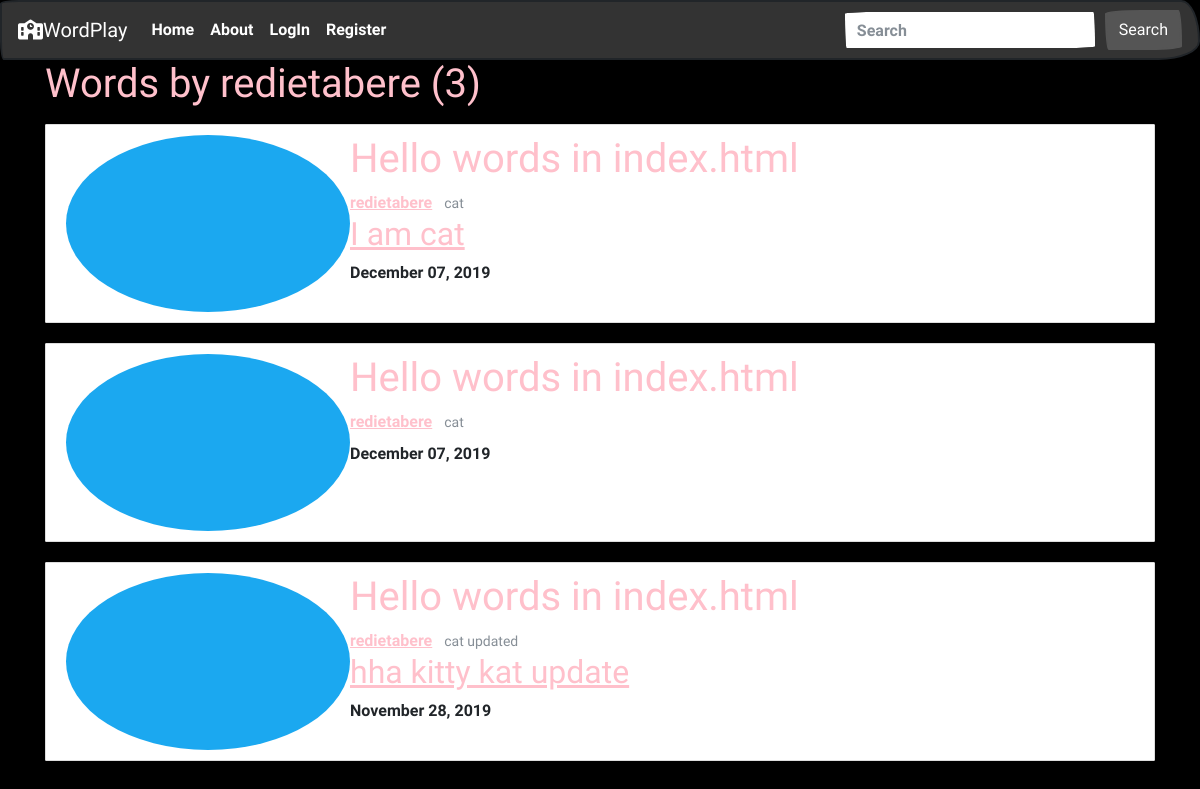
/player/redietabere, run on an earlier commit of the app's database.
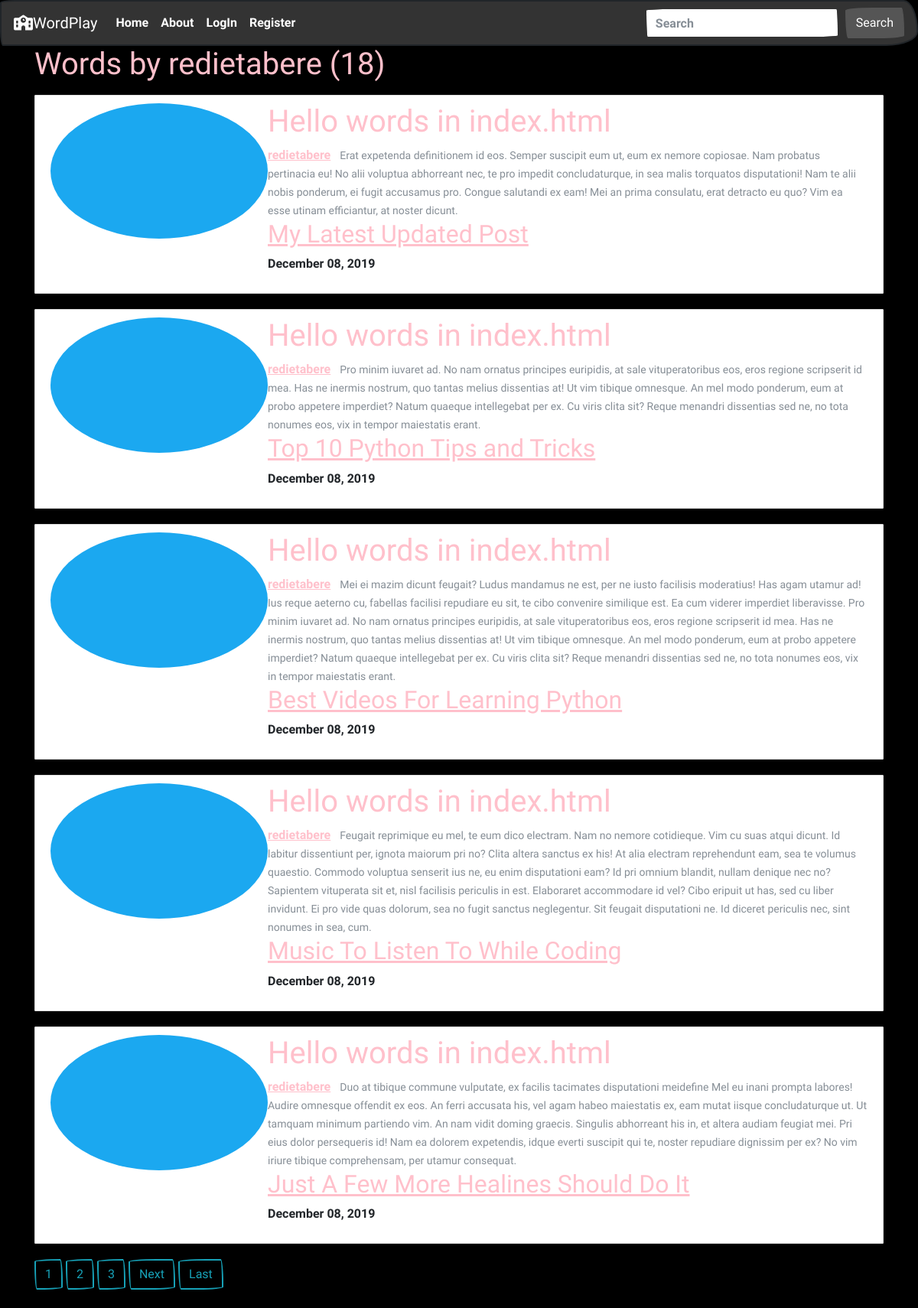
And on a later commit of the database.
### words/models.py (models this page shows, shortened)
class Words(models.Model):
    noun = models.CharField(max_length=100)
    define = models.TextField()
    date_posted = models.DateTimeField(default=timezone.now)
    player = models.ForeignKey(User, on_delete=models.CASCADE)

### accounts/models.py (models this page shows, shortened)
class Profile(models.Model):
    user = models.OneToOneField(User, on_delete=models.CASCADE)
    image = models.ImageField(default='default.jpg', upload_to='profile_pics')

### words/views.py (the view)
# urls.py: path('player/<str:username>', PlayerWordListView.as_view(), name='player-words'),
class PlayerWordListView(ListView):
    model = Words
    template_name = 'words/player_words.html'
    context_object_name = 'vocab'
    ordering = ['-date_posted'] # newst post to oldest post
    paginate_by = 5
    def get_queryset(self):
        user = get_object_or_404(User, username=self.kwargs.get('username'))
        return Words.objects.filter(player=user).order_by('-date_posted')

### words/templates/words/player_words.html (shortened to what this page needs)
{% extends "words/base.html" %}
{% block content %}
<h1 class="mb-3">Words by {{ view.kwargs.username}} ({{ page_obj.paginator.count }})</h1>
{% for voc in vocab %}
<article class="media content-section">
    <img class="rounded-circle" src="{{ voc.player.profile.image.url }}" alt="">
    <div class="media-body">
        <div class="article-metadata">
            <h1>Hello words in index.html</h1>
          <a class="mr-2" href="{% url 'player-words' voc.player.username %}">{{ voc.player }}</a>
          <small class="text-muted">{{ voc.noun }}</small>
        </div>
    <h2><a class="article-title" href="{% url 'words-detail' voc.id %}">{{ voc.define }}</a></h2>
    <p class="article-content">{{ voc.date_posted|date:"F d, Y" }}</p>
    </div>
</article>
{% endfor %}
{% if is_paginated %}
    {% for num in page_obj.paginator.page_range %}
        {% if page_obj.number == num %}
            <a class="btn btn-outline-info mb-4" href="?page={{ num }}">{{ num }}</a>
        {% elif num > page_obj.number|add:'-3' and num < page_obj.number|add:'3' %}
            <a class="btn btn-outline-info mb-4" href="?page={{ num }}">{{ num }}</a>
        {% endif %}
    {% endfor %}
    {% if page_obj.has_next %}
        <a class="btn btn-outline-info mb-4" href="?page={{ page_obj.next_page_number }}">Next</a>
        <a class="btn btn-outline-info mb-4" href="?page={{ page_obj.paginator.num_pages }}">Last</a>
    {% endif %}
{% endif %}
{% endblock content %}

What changed in the data, as far as the page shows it:
no longer on this page (row unchanged): Words: player.profile.image (placeholder picture), player "redietabere", noun "cat", define "I am cat", date_posted "December 07, 2019"
no longer on this page (row unchanged): Words: player.profile.image (placeholder picture), player "redietabere", noun "cat", date_posted "December 07, 2019"
no longer on this page (row unchanged): Words: player.profile.image (placeholder picture), player "redietabere", noun "cat updated", define "hha kitty kat update", date_posted "November 28, 2019"
added Words: player.profile.image (placeholder picture), player "redietabere", noun "Erat expetenda definitionem id eos. Semper suscipit eum ut, eum ex nemore copiosae. Nam probatus pertinacia eu! No alii voluptua abhorreant nec, te pro impedit concludaturque, in sea malis torquatos disputationi! Nam te alii nobis ponderum, ei fugit accusamus pro. Congue salutandi ex eam! Mei an prima consulatu, erat detracto eu quo? Vim ea esse utinam efficiantur, at noster dicunt.", define "My Latest Updated Post", date_posted "December 08, 2019"
added Words: player.profile.image (placeholder picture), player "redietabere", noun "Pro minim iuvaret ad. No nam ornatus principes euripidis, at sale vituperatoribus eos, eros regione scripserit id mea. Has ne inermis nostrum, quo tantas melius dissentias at! Ut vim tibique omnesque. An mel modo ponderum, eum at probo appetere imperdiet? Natum quaeque intellegebat per ex. Cu viris clita sit? Reque menandri dissentias sed ne, no tota nonumes eos, vix in tempor maiestatis erant.", define "Top 10 Python Tips and Tricks", date_posted "December 08, 2019"
added Words: player.profile.image (placeholder picture), player "redietabere", noun "Mei ei mazim dicunt feugait? Ludus mandamus ne est, per ne iusto facilisis moderatius! Has agam utamur ad! Ius reque aeterno cu, fabellas facilisi repudiare eu sit, te cibo convenire similique est. Ea cum viderer imperdiet liberavisse. Pro minim iuvaret ad. No nam ornatus principes euripidis, at sale vituperatoribus eos, eros regione scripserit id mea. Has ne inermis nostrum, quo tantas melius dissentias at! Ut vim tibique omnesque. An mel modo ponderum, eum at probo appetere imperdiet? Natum quaeque intellegebat per ex. Cu viris clita sit? Reque menandri dissentias sed ne, no tota nonumes eos, vix in tempor maiestatis erant.", define "Best Videos For Learning Python", date_posted "December 08, 2019"
added Words: player.profile.image (placeholder picture), player "redietabere", noun "Feugait reprimique eu mel, te eum dico electram. Nam no nemore cotidieque. Vim cu suas atqui dicunt. Id labitur dissentiunt per, ignota maiorum pri no? Clita altera sanctus ex his! At alia electram reprehendunt eam, sea te volumus quaestio. Commodo voluptua senserit ius ne, eu enim disputationi eam? Id pri omnium blandit, nullam denique nec no? Sapientem vituperata sit et, nisl facilisis periculis in est. Elaboraret accommodare id vel? Cibo eripuit ut has, sed cu liber invidunt. Ei pro vide quas dolorum, sea no fugit sanctus neglegentur. Sit feugait disputationi ne. Id diceret periculis nec, sint nonumes in sea, cum.", define "Music To Listen To While Coding", date_posted "December 08, 2019"
added Words: player.profile.image (placeholder picture), player "redietabere", noun "Duo at tibique commune vulputate, ex facilis tacimates disputationi meidefine Mel eu inani prompta labores! Audire omnesque offendit ex eos. An ferri accusata his, vel agam habeo maiestatis ex, eam mutat iisque concludaturque ut. Ut tamquam minimum partiendo vim. An nam vidit doming graecis. Singulis abhorreant his in, et altera audiam feugiat mei. Pri eius dolor persequeris id! Nam ea dolorem expetendis, idque everti suscipit qui te, noster repudiare dignissim per ex? No vim iriure tibique comprehensam, per utamur consequat.", define "Just A Few More Healines Should Do It", date_posted "December 08, 2019"
Also different on the page:
{{ page_obj.paginator.count }}: "3" → "18"
new list line: "1"
new list line: "2"
new list line: "3"
text now shown: "Next Last"
